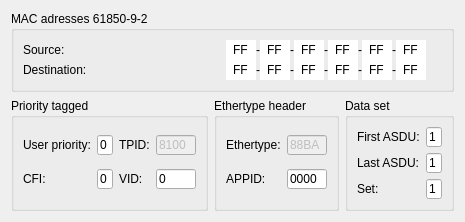
       <widget class="QWidget" name="nConventTabPage">
        <attribute name="title">
         <string>nConvent</string>
        </attribute>
        <layout class="QVBoxLayout" name="verticalLayout_2">
         <item>
          <widget class="QGroupBox" name="groupBox7">
           <property name="sizePolicy">
            <sizepolicy hsizetype="Preferred" vsizetype="Preferred">
             <horstretch>0</horstretch>
             <verstretch>0</verstretch>
            </sizepolicy>
           </property>
           <property name="title">
            <string>MAC adresses 61850-9-2</string>
           </property>
           <layout class="QHBoxLayout">
            <property name="spacing">
             <number>0</number>
            </property>
            <item>
             <layout class="QVBoxLayout">
              <item>
               <widget class="QLabel" name="MacMULabel">
                <property name="text">
                 <string>Source:</string>
                </property>
                <property name="alignment">
                 <set>Qt::AlignmentFlag::AlignLeading|Qt::AlignmentFlag::AlignLeft|Qt::AlignmentFlag::AlignVCenter</set>
                </property>
                <property name="wordWrap">
                 <bool>false</bool>
                </property>
               </widget>
              </item>
              <item>
               <widget class="QLabel" name="MacWMLabel">
                <property name="text">
                 <string>Destination:</string>
                </property>
                <property name="alignment">
                 <set>Qt::AlignmentFlag::AlignLeading|Qt::AlignmentFlag::AlignLeft|Qt::AlignmentFlag::AlignVCenter</set>
                </property>
                <property name="wordWrap">
                 <bool>false</bool>
                </property>
               </widget>
              </item>
             </layout>
            </item>
            <item>
             <layout class="QVBoxLayout">
              <item>
               <layout class="QHBoxLayout">
                <item>
                 <widget class="cWmLineEdit" name="MacSLineEdit1">
                  <property name="sizePolicy">
                   <sizepolicy hsizetype="Preferred" vsizetype="Preferred">
                    <horstretch>0</horstretch>
                    <verstretch>0</verstretch>
                   </sizepolicy>
                  </property>
                  <property name="maximumSize">
                   <size>
                    <width>30</width>
                    <height>20</height>
                   </size>
                  </property>
                  <property name="text">
                   <string>FF</string>
                  </property>
                  <property name="maxLength">
                   <number>2</number>
                  </property>
                  <property name="frame">
                   <bool>false</bool>
                  </property>
                  <property name="alignment">
                   <set>Qt::AlignmentFlag::AlignHCenter</set>
                  </property>
                 </widget>
                </item>
                <item>
                 <widget class="QLabel" name="textLabel4">
                  <property name="maximumSize">
                   <size>
                    <width>19</width>
                    <height>16</height>
                   </size>
                  </property>
                  <property name="text">
                   <string>-</string>
                  </property>
                  <property name="textFormat">
                   <enum>Qt::TextFormat::AutoText</enum>
                  </property>
                  <property name="wordWrap">
                   <bool>false</bool>
                  </property>
                 </widget>
                </item>
                <item>
                 <widget class="cWmLineEdit" name="MacSLineEdit2">
                  <property name="sizePolicy">
                   <sizepolicy hsizetype="Preferred" vsizetype="Preferred">
                    <horstretch>0</horstretch>
                    <verstretch>0</verstretch>
                   </sizepolicy>
                  </property>
                  <property name="maximumSize">
                   <size>
                    <width>30</width>
                    <height>20</height>
                   </size>
                  </property>
                  <property name="text">
                   <string>FF</string>
                  </property>
                  <property name="maxLength">
                   <number>2</number>
                  </property>
                  <property name="frame">
                   <bool>false</bool>
                  </property>
                  <property name="alignment">
                   <set>Qt::AlignmentFlag::AlignHCenter</set>
                  </property>
                 </widget>
                </item>
                <item>
                 <widget class="QLabel" name="textLabel5">
                  <property name="maximumSize">
                   <size>
                    <width>19</width>
                    <height>16</height>
                   </size>
                  </property>
                  <property name="text">
                   <string>-</string>
                  </property>
                  <property name="wordWrap">
                   <bool>false</bool>
                  </property>
                 </widget>
                </item>
                <item>
                 <widget class="cWmLineEdit" name="MacSLineEdit3">
                  <property name="sizePolicy">
                   <sizepolicy hsizetype="Preferred" vsizetype="Preferred">
                    <horstretch>0</horstretch>
                    <verstretch>0</verstretch>
                   </sizepolicy>
                  </property>
                  <property name="maximumSize">
                   <size>
                    <width>30</width>
                    <height>20</height>
                   </size>
                  </property>
                  <property name="text">
                   <string>FF</string>
                  </property>
                  <property name="maxLength">
                   <number>2</number>
                  </property>
                  <property name="frame">
                   <bool>false</bool>
                  </property>
                  <property name="alignment">
                   <set>Qt::AlignmentFlag::AlignHCenter</set>
                  </property>
                 </widget>
                </item>
                <item>
                 <widget class="QLabel" name="textLabel6">
                  <property name="maximumSize">
                   <size>
                    <width>19</width>
                    <height>16</height>
                   </size>
                  </property>
                  <property name="text">
                   <string>-</string>
                  </property>
                  <property name="wordWrap">
                   <bool>false</bool>
                  </property>
                 </widget>
                </item>
                <item>
                 <widget class="cWmLineEdit" name="MacSLineEdit4">
                  <property name="sizePolicy">
                   <sizepolicy hsizetype="Preferred" vsizetype="Preferred">
                    <horstretch>0</horstretch>
                    <verstretch>0</verstretch>
                   </sizepolicy>
                  </property>
                  <property name="maximumSize">
                   <size>
                    <width>30</width>
                    <height>20</height>
                   </size>
                  </property>
                  <property name="text">
                   <string>FF</string>
                  </property>
                  <property name="maxLength">
                   <number>2</number>
                  </property>
                  <property name="frame">
                   <bool>false</bool>
                  </property>
                  <property name="alignment">
                   <set>Qt::AlignmentFlag::AlignHCenter</set>
                  </property>
                 </widget>
                </item>
                <item>
                 <widget class="QLabel" name="textLabel7">
                  <property name="maximumSize">
                   <size>
                    <width>19</width>
                    <height>16</height>
                   </size>
                  </property>
                  <property name="text">
                   <string>-</string>
                  </property>
                  <property name="wordWrap">
                   <bool>false</bool>
                  </property>
                 </widget>
                </item>
                <item>
                 <widget class="cWmLineEdit" name="MacSLineEdit5">
                  <property name="sizePolicy">
                   <sizepolicy hsizetype="Preferred" vsizetype="Preferred">
                    <horstretch>0</horstretch>
                    <verstretch>0</verstretch>
                   </sizepolicy>
                  </property>
                  <property name="maximumSize">
                   <size>
                    <width>30</width>
                    <height>20</height>
                   </size>
                  </property>
                  <property name="text">
                   <string>FF</string>
                  </property>
                  <property name="maxLength">
                   <number>2</number>
                  </property>
                  <property name="frame">
                   <bool>false</bool>
                  </property>
                  <property name="alignment">
                   <set>Qt::AlignmentFlag::AlignHCenter</set>
                  </property>
                 </widget>
                </item>
                <item>
                 <widget class="QLabel" name="textLabel8">
                  <property name="maximumSize">
                   <size>
                    <width>19</width>
                    <height>16</height>
                   </size>
                  </property>
                  <property name="text">
                   <string>-</string>
                  </property>
                  <property name="wordWrap">
                   <bool>false</bool>
                  </property>
                 </widget>
                </item>
                <item>
                 <widget class="cWmLineEdit" name="MacSLineEdit6">
                  <property name="sizePolicy">
                   <sizepolicy hsizetype="Preferred" vsizetype="Preferred">
                    <horstretch>0</horstretch>
                    <verstretch>0</verstretch>
                   </sizepolicy>
                  </property>
                  <property name="maximumSize">
                   <size>
                    <width>30</width>
                    <height>20</height>
                   </size>
                  </property>
                  <property name="text">
                   <string>FF</string>
                  </property>
                  <property name="maxLength">
                   <number>2</number>
                  </property>
                  <property name="frame">
                   <bool>false</bool>
                  </property>
                  <property name="alignment">
                   <set>Qt::AlignmentFlag::AlignHCenter</set>
                  </property>
                 </widget>
                </item>
                <item>
                 <spacer name="spacer47">
                  <property name="orientation">
                   <enum>Qt::Orientation::Horizontal</enum>
                  </property>
                  <property name="sizeType">
                   <enum>QSizePolicy::Policy::Preferred</enum>
                  </property>
                  <property name="sizeHint" stdset="0">
                   <size>
                    <width>16</width>
                    <height>20</height>
                   </size>
                  </property>
                 </spacer>
                </item>
               </layout>
              </item>
              <item>
               <layout class="QHBoxLayout">
                <item>
                 <widget class="cWmLineEdit" name="MacDLineEdit1">
                  <property name="sizePolicy">
                   <sizepolicy hsizetype="Preferred" vsizetype="Preferred">
                    <horstretch>0</horstretch>
                    <verstretch>0</verstretch>
                   </sizepolicy>
                  </property>
                  <property name="maximumSize">
                   <size>
                    <width>30</width>
                    <height>20</height>
                   </size>
                  </property>
                  <property name="text">
                   <string>FF</string>
                  </property>
                  <property name="maxLength">
                   <number>2</number>
                  </property>
                  <property name="frame">
                   <bool>false</bool>
                  </property>
                  <property name="alignment">
                   <set>Qt::AlignmentFlag::AlignHCenter</set>
                  </property>
                 </widget>
                </item>
                <item>
                 <widget class="QLabel" name="textLabel4_2">
                  <property name="maximumSize">
                   <size>
                    <width>19</width>
                    <height>16</height>
                   </size>
                  </property>
                  <property name="text">
                   <string>-</string>
                  </property>
                  <property name="textFormat">
                   <enum>Qt::TextFormat::AutoText</enum>
                  </property>
                  <property name="wordWrap">
                   <bool>false</bool>
                  </property>
                 </widget>
                </item>
                <item>
                 <widget class="cWmLineEdit" name="MacDLineEdit2">
                  <property name="sizePolicy">
                   <sizepolicy hsizetype="Preferred" vsizetype="Preferred">
                    <horstretch>0</horstretch>
                    <verstretch>0</verstretch>
                   </sizepolicy>
                  </property>
                  <property name="maximumSize">
                   <size>
                    <width>30</width>
                    <height>20</height>
                   </size>
                  </property>
                  <property name="text">
                   <string>FF</string>
                  </property>
                  <property name="maxLength">
                   <number>2</number>
                  </property>
                  <property name="frame">
                   <bool>false</bool>
                  </property>
                  <property name="alignment">
                   <set>Qt::AlignmentFlag::AlignHCenter</set>
                  </property>
                 </widget>
                </item>
                <item>
                 <widget class="QLabel" name="textLabel5_2">
                  <property name="maximumSize">
                   <size>
                    <width>19</width>
                    <height>16</height>
                   </size>
                  </property>
                  <property name="text">
                   <string>-</string>
                  </property>
                  <property name="wordWrap">
                   <bool>false</bool>
                  </property>
                 </widget>
                </item>
                <item>
                 <widget class="cWmLineEdit" name="MacDLineEdit3">
                  <property name="sizePolicy">
                   <sizepolicy hsizetype="Preferred" vsizetype="Preferred">
                    <horstretch>0</horstretch>
                    <verstretch>0</verstretch>
                   </sizepolicy>
                  </property>
                  <property name="maximumSize">
                   <size>
                    <width>30</width>
                    <height>20</height>
                   </size>
                  </property>
                  <property name="text">
                   <string>FF</string>
                  </property>
                  <property name="maxLength">
                   <number>2</number>
                  </property>
                  <property name="frame">
                   <bool>false</bool>
                  </property>
                  <property name="alignment">
                   <set>Qt::AlignmentFlag::AlignHCenter</set>
                  </property>
                 </widget>
                </item>
                <item>
                 <widget class="QLabel" name="textLabel6_2">
                  <property name="maximumSize">
                   <size>
                    <width>19</width>
                    <height>16</height>
                   </size>
                  </property>
                  <property name="text">
                   <string>-</string>
                  </property>
                  <property name="wordWrap">
                   <bool>false</bool>
                  </property>
                 </widget>
                </item>
                <item>
                 <widget class="cWmLineEdit" name="MacDLineEdit4">
                  <property name="sizePolicy">
                   <sizepolicy hsizetype="Preferred" vsizetype="Preferred">
                    <horstretch>0</horstretch>
                    <verstretch>0</verstretch>
                   </sizepolicy>
                  </property>
                  <property name="maximumSize">
                   <size>
                    <width>30</width>
                    <height>20</height>
                   </size>
                  </property>
                  <property name="text">
                   <string>FF</string>
                  </property>
                  <property name="maxLength">
                   <number>2</number>
                  </property>
                  <property name="frame">
                   <bool>false</bool>
                  </property>
                  <property name="alignment">
                   <set>Qt::AlignmentFlag::AlignHCenter</set>
                  </property>
                 </widget>
                </item>
                <item>
                 <widget class="QLabel" name="textLabel7_2">
                  <property name="maximumSize">
                   <size>
                    <width>19</width>
                    <height>16</height>
                   </size>
                  </property>
                  <property name="text">
                   <string>-</string>
                  </property>
                  <property name="wordWrap">
                   <bool>false</bool>
                  </property>
                 </widget>
                </item>
                <item>
                 <widget class="cWmLineEdit" name="MacDLineEdit5">
                  <property name="sizePolicy">
                   <sizepolicy hsizetype="Preferred" vsizetype="Preferred">
                    <horstretch>0</horstretch>
                    <verstretch>0</verstretch>
                   </sizepolicy>
                  </property>
                  <property name="maximumSize">
                   <size>
                    <width>30</width>
                    <height>20</height>
                   </size>
                  </property>
                  <property name="text">
                   <string>FF</string>
                  </property>
                  <property name="maxLength">
                   <number>2</number>
                  </property>
                  <property name="frame">
                   <bool>false</bool>
                  </property>
                  <property name="alignment">
                   <set>Qt::AlignmentFlag::AlignHCenter</set>
                  </property>
                 </widget>
                </item>
                <item>
                 <widget class="QLabel" name="textLabel8_2">
                  <property name="maximumSize">
                   <size>
                    <width>19</width>
                    <height>16</height>
                   </size>
                  </property>
                  <property name="text">
                   <string>-</string>
                  </property>
                  <property name="wordWrap">
                   <bool>false</bool>
                  </property>
                 </widget>
                </item>
                <item>
                 <widget class="cWmLineEdit" name="MacDLineEdit6">
                  <property name="sizePolicy">
                   <sizepolicy hsizetype="Preferred" vsizetype="Preferred">
                    <horstretch>0</horstretch>
                    <verstretch>0</verstretch>
                   </sizepolicy>
                  </property>
                  <property name="maximumSize">
                   <size>
                    <width>30</width>
                    <height>20</height>
                   </size>
                  </property>
                  <property name="text">
                   <string>FF</string>
                  </property>
                  <property name="maxLength">
                   <number>2</number>
                  </property>
                  <property name="frame">
                   <bool>false</bool>
                  </property>
                  <property name="alignment">
                   <set>Qt::AlignmentFlag::AlignHCenter</set>
                  </property>
                 </widget>
                </item>
                <item>
                 <spacer name="spacer46">
                  <property name="orientation">
                   <enum>Qt::Orientation::Horizontal</enum>
                  </property>
                  <property name="sizeType">
                   <enum>QSizePolicy::Policy::Preferred</enum>
                  </property>
                  <property name="sizeHint" stdset="0">
                   <size>
                    <width>16</width>
                    <height>20</height>
                   </size>
                  </property>
                 </spacer>
                </item>
               </layout>
              </item>
             </layout>
            </item>
           </layout>
          </widget>
         </item>
         <item>
          <layout class="QHBoxLayout" name="horizontalLayout">
           <item>
            <widget class="QGroupBox" name="groupBox11">
             <property name="title">
              <string>Priority tagged</string>
             </property>
             <layout class="QGridLayout">
              <item row="0" column="0">
               <widget class="QLabel" name="textLabel2">
                <property name="text">
                 <string>User priority:</string>
                </property>
                <property name="wordWrap">
                 <bool>false</bool>
                </property>
               </widget>
              </item>
              <item row="0" column="1">
               <widget class="cWmLineEdit" name="UPrioritylineEdit">
                <property name="enabled">
                 <bool>true</bool>
                </property>
                <property name="sizePolicy">
                 <sizepolicy hsizetype="Preferred" vsizetype="Preferred">
                  <horstretch>0</horstretch>
                  <verstretch>0</verstretch>
                 </sizepolicy>
                </property>
                <property name="maximumSize">
                 <size>
                  <width>16</width>
                  <height>20</height>
                 </size>
                </property>
                <property name="text">
                 <string>0</string>
                </property>
                <property name="alignment">
                 <set>Qt::AlignmentFlag::AlignLeading</set>
                </property>
               </widget>
              </item>
              <item row="0" column="2">
               <widget class="QLabel" name="TPIDtextLabel">
                <property name="text">
                 <string>TPID:</string>
                </property>
                <property name="wordWrap">
                 <bool>false</bool>
                </property>
               </widget>
              </item>
              <item row="0" column="3">
               <widget class="QLineEdit" name="TPIDlineEdit">
                <property name="enabled">
                 <bool>false</bool>
                </property>
                <property name="sizePolicy">
                 <sizepolicy hsizetype="Preferred" vsizetype="Preferred">
                  <horstretch>0</horstretch>
                  <verstretch>0</verstretch>
                 </sizepolicy>
                </property>
                <property name="maximumSize">
                 <size>
                  <width>40</width>
                  <height>20</height>
                 </size>
                </property>
                <property name="text">
                 <string>8100</string>
                </property>
                <property name="alignment">
                 <set>Qt::AlignmentFlag::AlignLeading</set>
                </property>
               </widget>
              </item>
              <item row="1" column="0">
               <widget class="QLabel" name="textLabel3">
                <property name="text">
                 <string>CFI:</string>
                </property>
                <property name="wordWrap">
                 <bool>false</bool>
                </property>
               </widget>
              </item>
              <item row="1" column="1">
               <widget class="cWmLineEdit" name="CFIlineEdit">
                <property name="enabled">
                 <bool>true</bool>
                </property>
                <property name="sizePolicy">
                 <sizepolicy hsizetype="Preferred" vsizetype="Preferred">
                  <horstretch>0</horstretch>
                  <verstretch>0</verstretch>
                 </sizepolicy>
                </property>
                <property name="maximumSize">
                 <size>
                  <width>16</width>
                  <height>20</height>
                 </size>
                </property>
                <property name="text">
                 <string>0</string>
                </property>
                <property name="alignment">
                 <set>Qt::AlignmentFlag::AlignLeading</set>
                </property>
               </widget>
              </item>
              <item row="1" column="2">
               <widget class="QLabel" name="textLabel4_3">
                <property name="text">
                 <string>VID:</string>
                </property>
                <property name="wordWrap">
                 <bool>false</bool>
                </property>
               </widget>
              </item>
              <item row="1" column="3">
               <widget class="cWmLineEdit" name="VIDlineEdit">
                <property name="maximumSize">
                 <size>
                  <width>40</width>
                  <height>20</height>
                 </size>
                </property>
                <property name="text">
                 <string>0</string>
                </property>
               </widget>
              </item>
             </layout>
            </widget>
           </item>
           <item>
            <widget class="QGroupBox" name="groupBox12">
             <property name="title">
              <string>Ethertype header</string>
             </property>
             <layout class="QGridLayout">
              <item row="0" column="0">
               <widget class="QLabel" name="textLabel5_3">
                <property name="text">
                 <string>Ethertype:</string>
                </property>
                <property name="wordWrap">
                 <bool>false</bool>
                </property>
               </widget>
              </item>
              <item row="0" column="1">
               <widget class="QLineEdit" name="EthTypelineEdit">
                <property name="enabled">
                 <bool>false</bool>
                </property>
                <property name="maximumSize">
                 <size>
                  <width>40</width>
                  <height>20</height>
                 </size>
                </property>
                <property name="text">
                 <string>88BA</string>
                </property>
                <property name="alignment">
                 <set>Qt::AlignmentFlag::AlignLeading</set>
                </property>
               </widget>
              </item>
              <item row="1" column="0">
               <widget class="QLabel" name="textLabel6_3">
                <property name="text">
                 <string>APPID:</string>
                </property>
                <property name="wordWrap">
                 <bool>false</bool>
                </property>
               </widget>
              </item>
              <item row="1" column="1">
               <widget class="cWmLineEdit" name="APPIDlineEdit">
                <property name="maximumSize">
                 <size>
                  <width>40</width>
                  <height>20</height>
                 </size>
                </property>
                <property name="text">
                 <string>0000</string>
                </property>
                <property name="alignment">
                 <set>Qt::AlignmentFlag::AlignLeading</set>
                </property>
               </widget>
              </item>
             </layout>
            </widget>
           </item>
           <item>
            <widget class="QGroupBox" name="groupBox9">
             <property name="title">
              <string>Data set</string>
             </property>
             <layout class="QGridLayout">
              <item row="0" column="0">
               <widget class="QLabel" name="ASDUTextLabel">
                <property name="text">
                 <string>First ASDU:</string>
                </property>
                <property name="wordWrap">
                 <bool>false</bool>
                </property>
               </widget>
              </item>
              <item row="0" column="1">
               <widget class="cWmLineEdit" name="FirstASDUlineEdit">
                <property name="maximumSize">
                 <size>
                  <width>16</width>
                  <height>20</height>
                 </size>
                </property>
                <property name="text">
                 <string>1</string>
                </property>
               </widget>
              </item>
              <item row="1" column="0">
               <widget class="QLabel" name="label">
                <property name="text">
                 <string>Last ASDU:</string>
                </property>
               </widget>
              </item>
              <item row="1" column="1">
               <widget class="cWmLineEdit" name="LastASDUlineEdit">
                <property name="maximumSize">
                 <size>
                  <width>16</width>
                  <height>20</height>
                 </size>
                </property>
                <property name="text">
                 <string>1</string>
                </property>
               </widget>
              </item>
              <item row="2" column="0">
               <widget class="QLabel" name="DatasetTextLabel">
                <property name="text">
                 <string>Set:</string>
                </property>
                <property name="wordWrap">
                 <bool>false</bool>
                </property>
               </widget>
              </item>
              <item row="2" column="1">
               <widget class="cWmLineEdit" name="SetlineEdit">
                <property name="maximumSize">
                 <size>
                  <width>16</width>
                  <height>20</height>
                 </size>
                </property>
                <property name="text">
                 <string>1</string>
                </property>
               </widget>
              </item>
             </layout>
            </widget>
           </item>
          </layout>
         </item>
        </layout>
       </widget>
